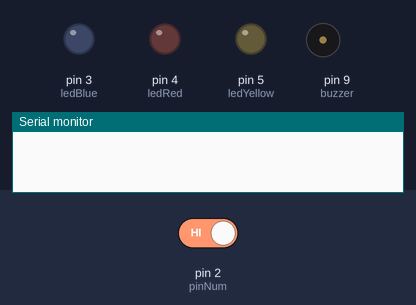
The sketch below on a simulated Arduino Uno, built with avr-gcc and run on an emulated ATmega328P. Parts: output pins drawn as LEDs (lit = HIGH), buzzer (waves = sounding), the last lines printed to the serial monitor. The test bench sets the inputs (shaded band); at power-on: pin 2 (pinNum) HIGH.

Above: at 1.2 s.
1.3 s: pin 2 (pinNum) driven LOW
At 1.6 s:
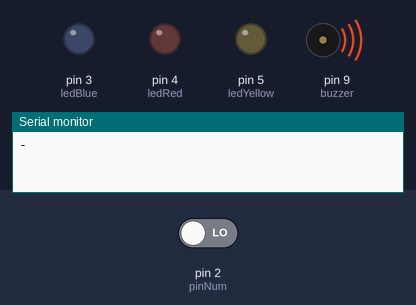
At 4.0 s:
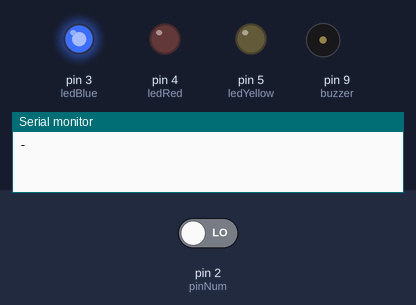
4.3 s: pin 2 (pinNum) driven HIGH
At 5.1 s:
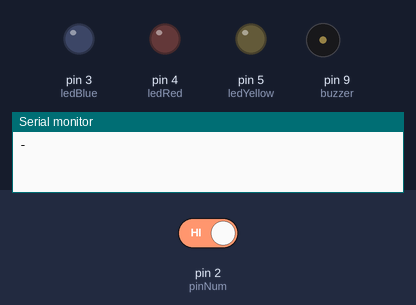
Timing chart, 0 to 7.3 s (numbered marks = the images above; inputs shaded):
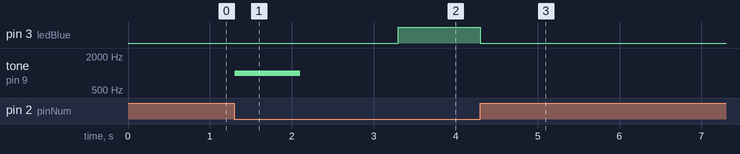

Measured:
- after the input at 1.3 s, pin 3 (ledBlue): LOW → HIGH after 2.0 s, → LOW 1.0 s later; tone on pin 9 (buzzer): silent → 1000 Hz at once, → silent 0.80 s later
- after the input at 4.3 s, pin 5 (ledYellow): stays LOW (without the input it goes to HIGH after 2.0 s)

The sketch:

171110_Button.ino
```cpp
#include <SoftwareSerial.h>

// XBee's DOUT (TX) is connected to pin 2 (Arduino's Software RX)
// XBee's DIN (RX) is connected to pin 3 (Arduino's Software TX)
SoftwareSerial XBee(7, 6); // RX, TX


int buttonState = 0;
int lastButtonState = 0;
int startPressed = 0;
int endPressed = 0;

int timeHold = 0;
int timeReleased = 0;

int pinNum = 2;
boolean boolPause = false;

boolean paused = true;
boolean messageW = false;
boolean morse = false;


int intervalLetter = 2000;
int intervalWord = 5000;
int intervalMessage = 10000;


int buzzer = 9; //buzzer to arduino pin 9
int ledBlue = 3;
int ledYellow = 5;
int ledRed = 4;

String morseCode = "";
String message = "";
String transMessage = "";

char LATIN_CHARACTERS[] = {
  // Numbers
  '0', '1', '2', '3', '4',
  '5', '6', '7', '8', '9',
  // Letters
  'a', 'b', 'c', 'd', 'e',
  'f', 'g', 'h', 'i', 'j',
  'k', 'l', 'm', 'n', 'o',
  'p', 'q', 'r', 's', 't',
  'u', 'v', 'w', 'x', 'y', 'z',
  // Special
  '.', '?', '@', ' '
};

String MORSE_CHARACTERS[] = {
  // Numbers
  "-----", ".----", "..---", "...--", "....-",
  ".....", "-....", "--...", "---..", "----.",
  // Letters
  ".-",    "-...",  "-.-.",  "-..", ".",
  "..-.",  "--.",   "....",  "..",  ".---",
  "-.-",   ".-..",  "--",    "-.",  "---",
  ".--.",  "--.-",  ".-.",   "...",  "-",
  "..-",   "...-",  ".--",   "-..-", "-.--",  "--..",
  // Special
  ".-.-.-", "..--..", ".--.-.", " "
};


void setup() {
  // put your setup code here, to run once:
  pinMode(pinMode, INPUT);
  pinMode(buzzer, OUTPUT); // Set buzzer - pin 9 as an output
  pinMode(ledBlue, OUTPUT);
  pinMode(ledYellow, OUTPUT);
  pinMode(ledRed, OUTPUT);

  XBee.begin(9600);
  Serial.begin(9600);

}

//time variables for pause
unsigned long previousMillis = 0;
unsigned long previousWMillis = 0; // previous Word break pause
unsigned long previousMMillis = 0; // pervious  message break pause

unsigned long currentMillis;
unsigned long currentMMillis;
unsigned long currentWMillis;

void loop() {

  if (Serial.available())
  { // If data comes in from serial monitor, send it out to XBee
    XBee.write(Serial.read());
  }
  if (XBee.available())
  { // If data comes in from XBee, send it out to serial monitor
    Serial.write(XBee.read());


  }

  buttonState = digitalRead(pinNum);
  if (buttonState == LOW) {
    currentMillis = millis();
    currentMMillis = millis();
    currentWMillis = millis();

    ///// CHECKING FOR A MORSE CODE
    //AFTER 5 SECONDS BREAK
    if ((unsigned long)(currentMillis - previousMillis) >= intervalLetter && morse == false) {
      if (paused == false) {
        for (int i = 0; i < 40; i++) {
          if ( morseCode == MORSE_CHARACTERS[i]) {
            //Serial.println("MORSE CHARACTER:" + MORSE_CHARACTERS[i] + " ");
            message += morseCode;
            transMessage += LATIN_CHARACTERS[i];
            morse = true;
            digitalWrite(ledBlue, HIGH);
            delay(1000);
            digitalWrite(ledBlue, LOW);
          } // end if
        }// end for
      } // end  if paulse
      morseCode = "";
    } // end main if

    // NEXT WORD WORD WORD WORD
    else if ((currentWMillis - previousWMillis) >= intervalWord) {
      if (morse == true && messageW == false) {
        message += " ";
        transMessage += " ";
        //  Serial.println(message);
        messageW = true;
        // XBee.write("message");
        digitalWrite(ledYellow, HIGH);
        delay(1000);
        digitalWrite(ledYellow, LOW);
        delay(1000);
      }
      morse = false;
    } //END NEXT WORD

    //END MESSAGE
    if ((currentMMillis - previousMMillis) >= intervalMessage ) {
      if (messageW == true && paused == false) {
        // Serial.println("ENDE");
        // Serial.println(transMessage);
        message = "";
        transMessage = "";
        paused = true;
      }

    }
  }// end buttonstateLOW

  if (buttonState != lastButtonState) {
    paused = false;
    messageW = false;
    morse = false;
    if (buttonState == HIGH ) {
      paused = false;

      // the button was just pressed
      startPressed = millis();
      timeReleased = startPressed - endPressed;
      // the button was just released
    } else {
      endPressed = millis();
      timeHold = endPressed - startPressed;

      if (timeReleased >= 200 && timeHold <= 300 ) {
        Serial.println(".");
        XBee.write(".");
        morseCode += ".";

        tone(buzzer, 200); // Send 1KHz sound signal...
        delay(200);        // ...for 1 sec
        noTone(buzzer);     // Stop sound...
      }
      if (timeHold > 300 ) {
        Serial.println("-");
        XBee.write("-");


        morseCode += "-";

        tone(buzzer, 1000); // Send 1KHz sound signal...
        delay(800);        // ...for 1 sec
        noTone(buzzer);     // Stop sound...
      }
    } /// end else

    // save the current state as the last state,
    //for next time through the loop

    lastButtonState = buttonState;

    previousMillis = currentMillis;
    previousWMillis = currentWMillis;
    previousMMillis = currentMMillis;

  } // end if

}
```
